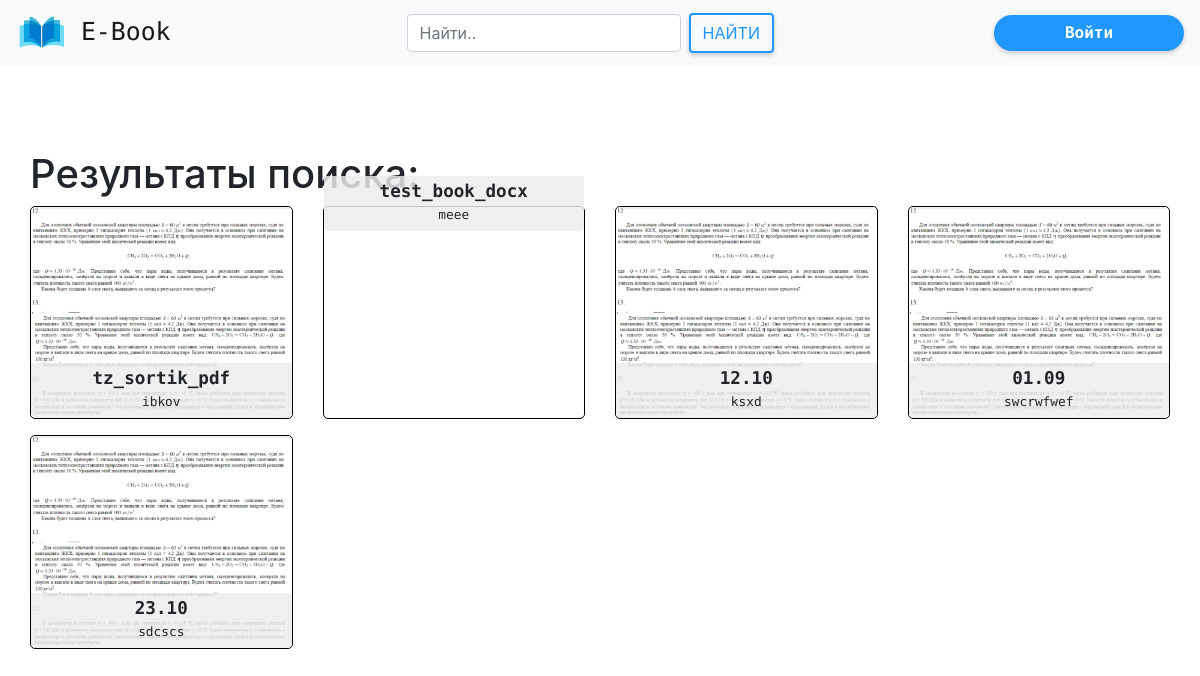
The app's page /search_results, older data.
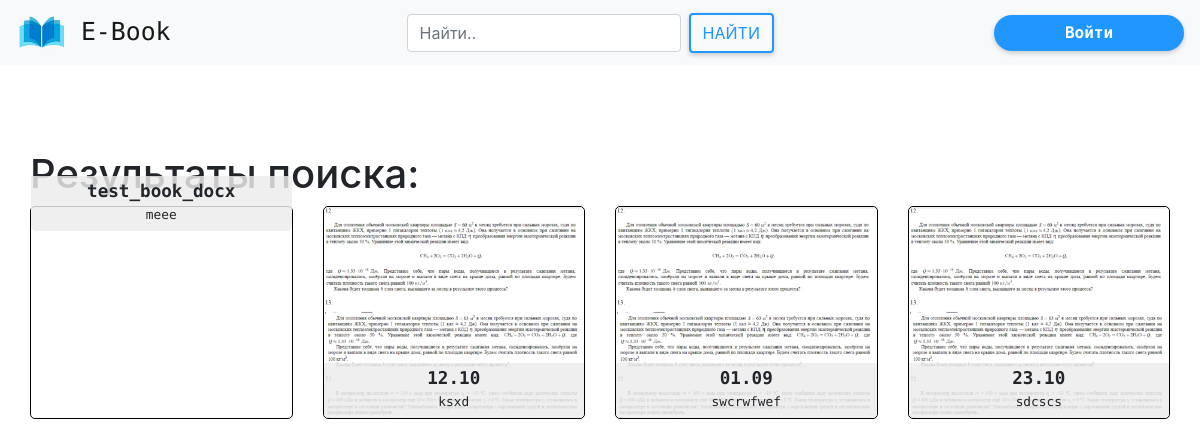
The same page, newer data.
### ebook/models.py (models this page shows, shortened)
class book_inf(models.Model):
    bookname = models.CharField("назвние книги", null=True, max_length=150)
    author = models.CharField("автор", null=True, max_length=100)
    rate = models.PositiveIntegerField("Рейтинг книги", default=0,
                                       validators=[MaxValueValidator(5), ])
    discriptions = models.TextField("описание книги")
    bookimage = models.ImageField("Фотография книги", blank=True,
                                  upload_to="books_photo",
                                  default="books_photo/default.png")
    addingDate = models.DateField("Дата добавления",
                                  default=timezone.now)
    bookfile = models.FileField(upload_to='books', blank=False,
                                default="puples_photo/default.png")

### ebook/views.py (the view)
# urls.py: path('search_results', views.search_results, name='search_results'),
def search_results(request):
    query = request.GET.get("q", "")
    books = book_inf.objects.filter(Q(bookname__icontains=query) | Q(author__icontains=query) | Q(discriptions__icontains=query))
    return render(request, 'search_results.html', {'books': books})

### templates/search_results.html (shortened to what this page needs)
{% extends 'base.html' %}
{% load static %}
{% block links %}
    <link rel="stylesheet" href="{% static 'css/search_results.css' %}">
{% endblock links %}
{% block content %}
    <div class="main">
        <h1>Результаты поиска:</h1>
        <div class="books">
            <div class="row">
                {% for bookItem in books  %}
                <div class="col-12 col-md-6 col-lg-4 col-xl-3 bookbox">
                    <div class="book">
                        <div class="bookImg">
                            <img src="{{ bookItem.bookimage.url }}" alt="">
                            <div class="bookDiscrp">
                                <h4>{{ bookItem.bookname }}</h4>
                                <small>{{ bookItem.author }}</small>
                            </div>
                        </div>
                    </div>
                </div>
                {% endfor %}
            </div>
        </div>
    </div>
{% endblock content %}

Row changes from the older to the newer data that the page shows:
removed book_inf: bookimage (picture), bookname "tz_sortik_pdf", author "ibkov"
